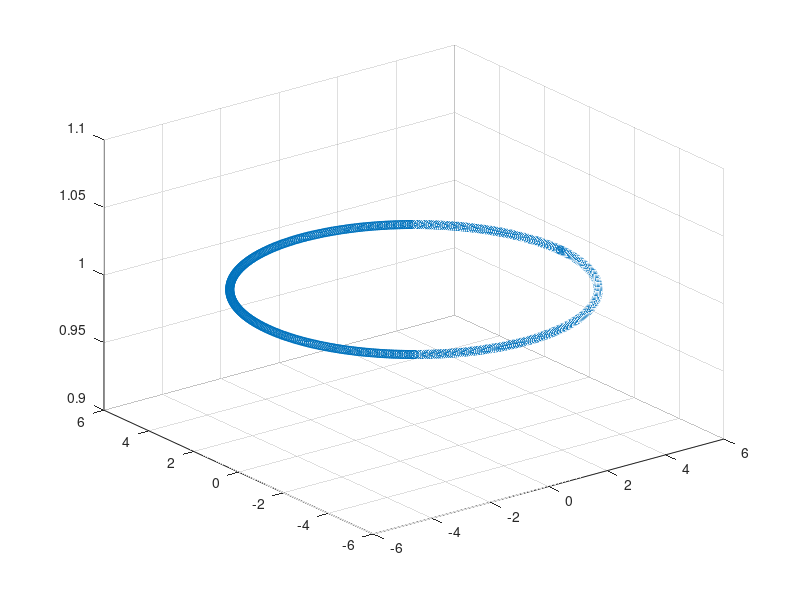

This figure's MATLAB source: (Note: this script raises an error after producing the figure.)
% Runs a circle around a cube at the origin

clear
close all
clc

%circle parameters
R = 5; %radius
N = 1000; %number of images
inc = 1; %inclination (not a real orbital inclination)
Revs = 2; %number of revolutions around the cube

theta = linspace(0,2*pi*Revs,N);
x = zeros(3,N);
for ii = 1:N
    x(1,ii) = R*cos(theta(ii));
    x(2,ii) = R*sin(theta(ii));
    % x(3,ii) = inc*sin(4*theta(ii));
    x(3,ii) = inc;
end

figure
scatter3(x(1,:),x(2,:),x(3,:))

% Create the cube
P = [1; 0; 0];
s = 0.5;
sw = 0.05;
fc = [1 0 0;
    0 1 0;
    0 0 1;
    1 1 0;
    1 0 1;
    0 1 1];

ec = [1 1 1];
C = createCube(P, s, sw, fc, ec);

% createPixelVectors and camera information
f = 500;
width = 640;
height = 480;
sz = [width, height];
px = width/2;
py = height/2;
K = [f, 0, px;
    0, f, py;
    0, 0, 1];

V = createPixelVectors(K,width,height);

%run through and create an image at each point, always pointing towards the
%center
v = [0; 0; 1];
figure
tic
for ii = 1:N
   
    %create the quaternion for this location
    imFoc = [0 0 0]'; %point the image is centered on
    r = vrrotvec(v, imFoc - x(:,ii));
    q = axang2quat(r);
    
    img = createImage(C, x(:,ii), q', V, sz, K);
    imshow(img);
    
    imwrite(img,strcat('images/cubeCircling',num2str(ii,'%04i'),'.jpg'))
    
    disp('Percent Complete:')
    disp(ii/N*100)

end
toc